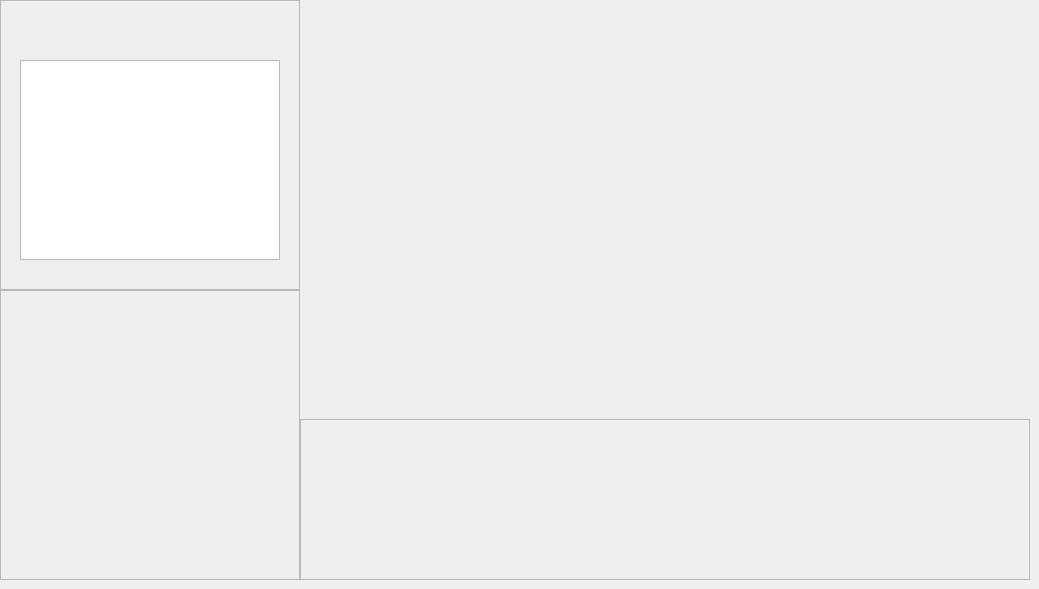
    <widget class="QWidget" name="Play">
     <widget class="QFrame" name="frame">
      <property name="geometry">
       <rect>
        <x>0</x>
        <y>0</y>
        <width>300</width>
        <height>290</height>
       </rect>
      </property>
      <property name="frameShape">
       <enum>QFrame::StyledPanel</enum>
      </property>
      <property name="frameShadow">
       <enum>QFrame::Raised</enum>
      </property>
      <widget class="QGraphicsView" name="graphicsView_Preview">
       <property name="geometry">
        <rect>
         <x>20</x>
         <y>60</y>
         <width>260</width>
         <height>200</height>
        </rect>
       </property>
       <property name="verticalScrollBarPolicy">
        <enum>Qt::ScrollBarAlwaysOff</enum>
       </property>
       <property name="horizontalScrollBarPolicy">
        <enum>Qt::ScrollBarAlwaysOff</enum>
       </property>
      </widget>
     </widget>
     <widget class="QFrame" name="frame_4">
      <property name="geometry">
       <rect>
        <x>0</x>
        <y>290</y>
        <width>300</width>
        <height>290</height>
       </rect>
      </property>
      <property name="frameShape">
       <enum>QFrame::StyledPanel</enum>
      </property>
      <property name="frameShadow">
       <enum>QFrame::Raised</enum>
      </property>
     </widget>
     <widget class="QFrame" name="frame_5">
      <property name="geometry">
       <rect>
        <x>300</x>
        <y>419</y>
        <width>730</width>
        <height>161</height>
       </rect>
      </property>
      <property name="frameShape">
       <enum>QFrame::StyledPanel</enum>
      </property>
      <property name="frameShadow">
       <enum>QFrame::Raised</enum>
      </property>
     </widget>
    </widget>
